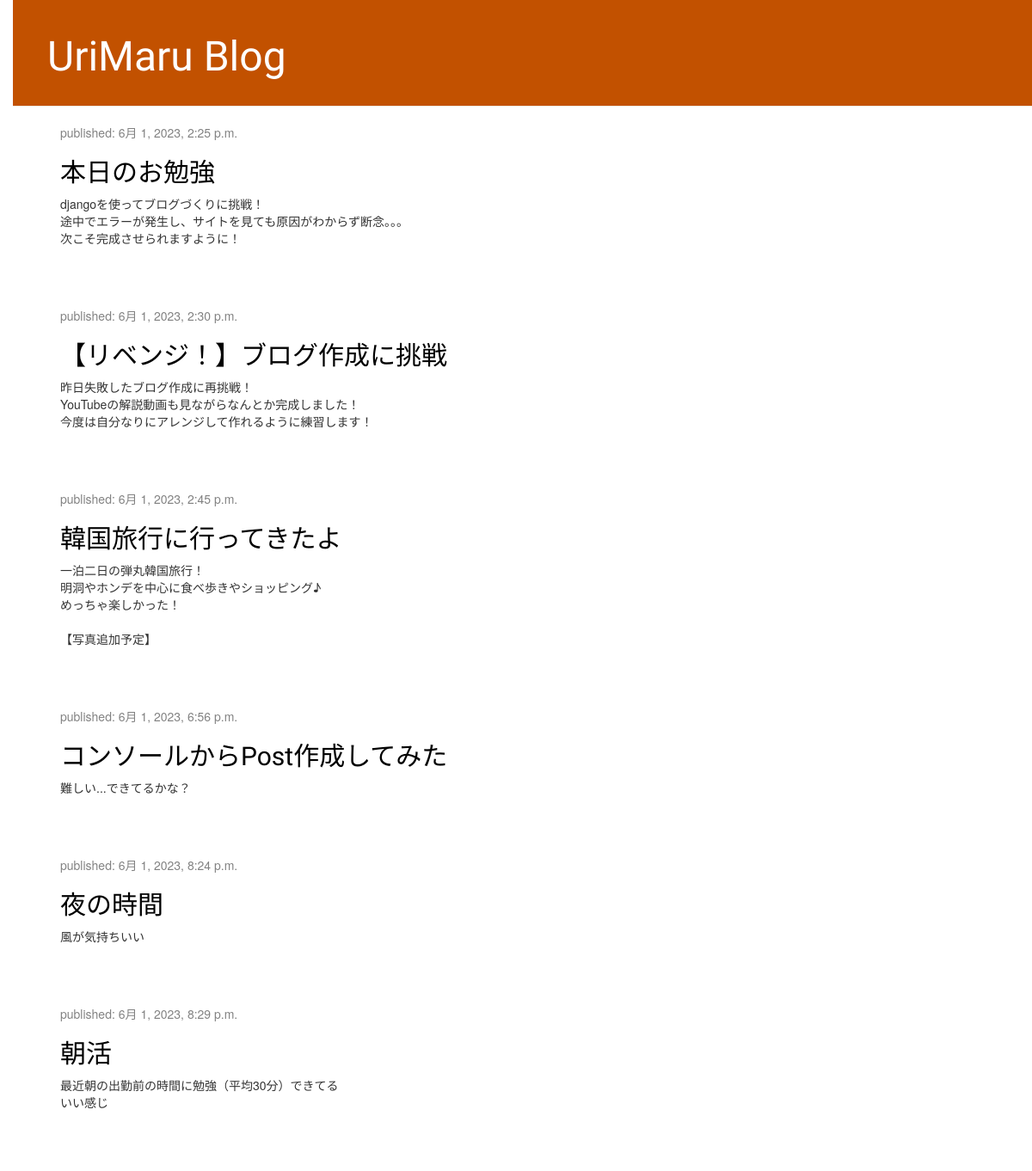
Before: / with the older database file.
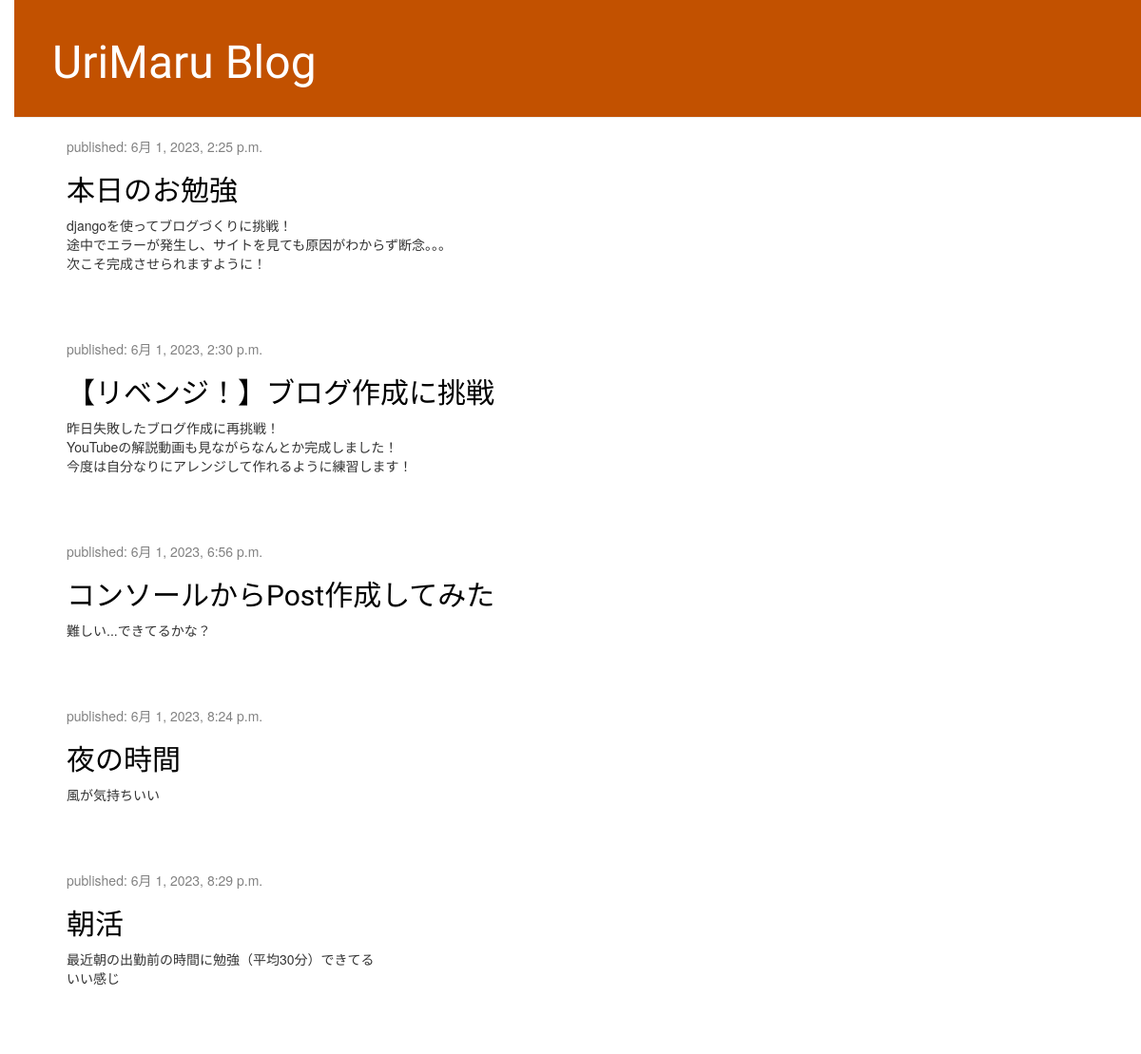
After: the same page with the newer database file.
### blog/models.py (models this page shows, shortened)
class Post(models.Model):
    author=models.ForeignKey(settings.AUTH_USER_MODEL, on_delete=models.CASCADE)
    title=models.CharField(max_length=200)
    text=models.TextField()
    create_date=models.DateTimeField(default=timezone.now)
    published_date=models.DateTimeField(blank=True, null=True)

### blog/views.py (the view)
# urls.py: path('', views.post_list, name='post_list'),
def post_list(request):
    posts = Post.objects.filter(published_date__lte=timezone.now()).order_by('published_date')
    return render(request, 'blog/post_list.html', {'posts': posts})

### blog/templates/blog/post_list.html
{% extends 'blog/base.html' %}
{% block content %}
    {% for post in posts %}
        <div class="post">
            <div class="date">
                <p>published: {{ post.published_date }}</p>
            </div>
            <h2><a href="{% url 'post_detail' pk=post.pk %}">{{ post.title }}</a></h2>
            <p>{{ post.text|linebreaksbr }}</p>
        </div>
    {% endfor %}
{% endblock %}

Changed rows visible on the page:
removed Post: published_date "6月 1, 2023, 2:45 p.m.", title "韓国旅行に行ってきたよ", text "一泊二日の弾丸韓国旅行！ 明洞やホンデを中心に食べ歩きやショッピング♪ めっちゃ楽しかった！ 【写真追加予定】"
